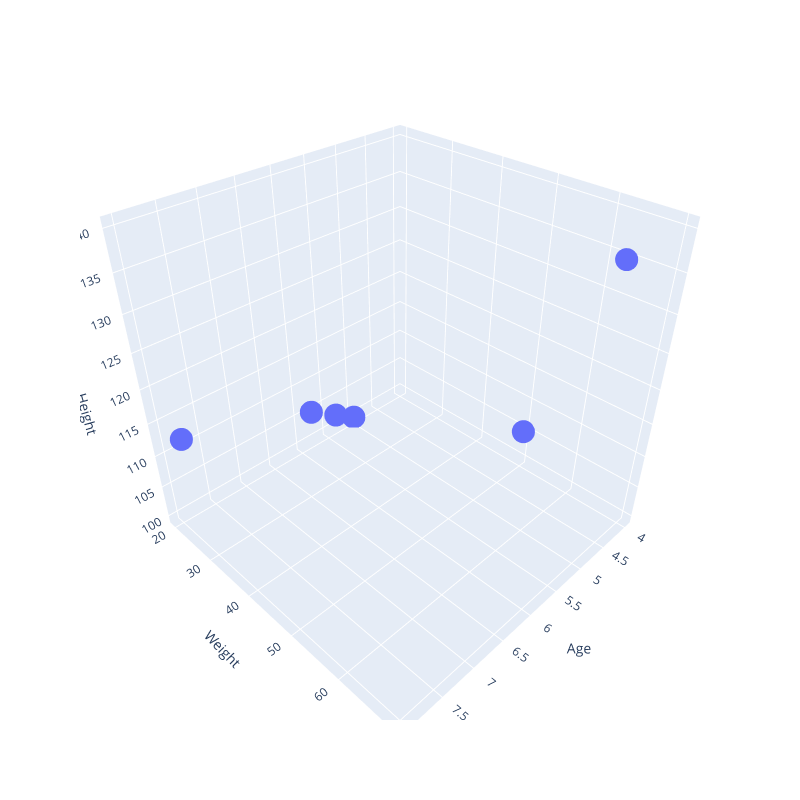

Source (notebook cell):
### Code cell
fig = px.scatter_3d(df, x='Age', y='Weight', z='Height')

fig.update_layout(
    width=800,
    height=800
)

### Figure 1 — Plotly figure (JSON) as saved in the notebook; plotly's stock layout.template omitted (floating-point values rounded to 4 significant figures)
{"data": [{"hovertemplate": "Age=%{x}<br>Weight=%{y}<br>Height=%{z}<extra></extra>", "legendgroup": "", "marker": {"color": "#636efa", "symbol": "circle"}, "mode": "markers", "name": "", "scene": "scene", "showlegend": false, "type": "scatter3d", "x": [5, 6, 8, 7, 4, 5], "y": [20, 30, 25, 40, 50, 70], "z": [100, 110, 115, 120, 105, 140]}], "layout": {"height": 800, "legend": {"tracegroupgap": 0}, "margin": {"t": 60}, "scene": {"domain": {"x": [0, 1], "y": [0, 1]}, "xaxis": {"title": {"text": "Age"}}, "yaxis": {"title": {"text": "Weight"}}, "zaxis": {"title": {"text": "Height"}}}, "width": 800}}
